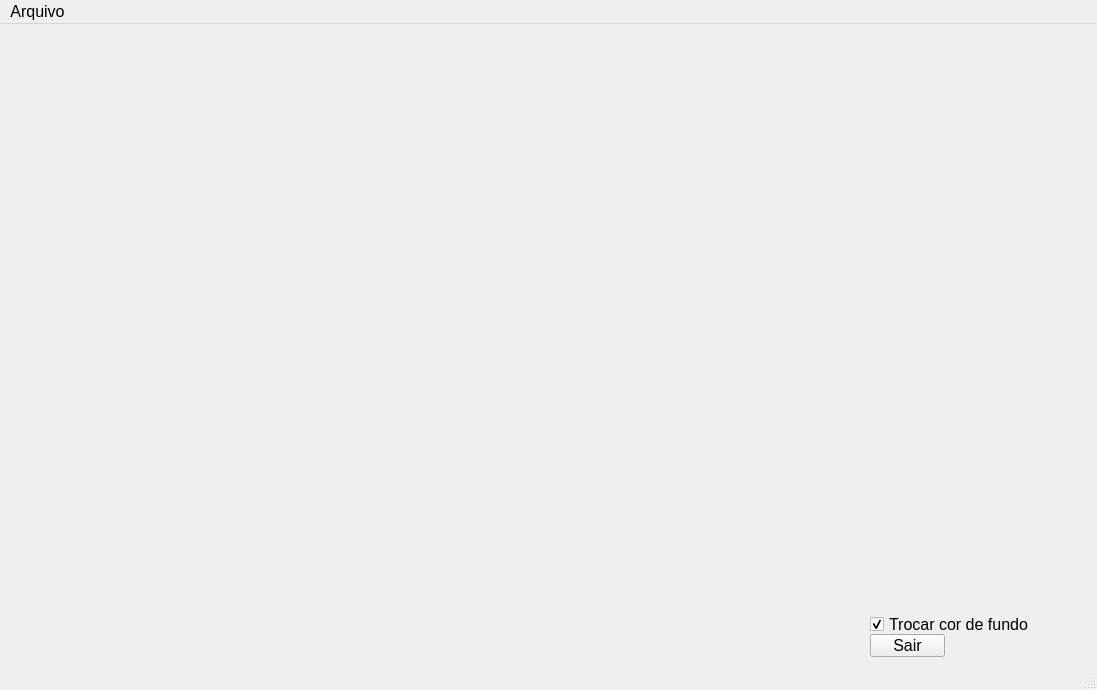
<?xml version="1.0" encoding="UTF-8"?>
<ui version="4.0">
 <class>MainWindow</class>
 <widget class="QMainWindow" name="MainWindow">
  <property name="geometry">
   <rect>
    <x>0</x>
    <y>0</y>
    <width>1097</width>
    <height>690</height>
   </rect>
  </property>
  <property name="windowTitle">
   <string>Visualizador 3D</string>
  </property>
  <widget class="QWidget" name="widPrincipal">
   <widget class="QPushButton" name="btnSair">
    <property name="geometry">
     <rect>
      <x>870</x>
      <y>610</y>
      <width>75</width>
      <height>23</height>
     </rect>
    </property>
    <property name="font">
     <font>
      <pointsize>12</pointsize>
     </font>
    </property>
    <property name="text">
     <string>Sair</string>
    </property>
   </widget>
   <widget class="QCheckBox" name="ckbCorFundo">
    <property name="geometry">
     <rect>
      <x>870</x>
      <y>590</y>
      <width>161</width>
      <height>21</height>
     </rect>
    </property>
    <property name="font">
     <font>
      <pointsize>12</pointsize>
     </font>
    </property>
    <property name="text">
     <string>Trocar cor de fundo</string>
    </property>
    <property name="checked">
     <bool>true</bool>
    </property>
   </widget>
   <widget class="GLWidget" name="widget" native="true">
    <property name="geometry">
     <rect>
      <x>20</x>
      <y>30</y>
      <width>831</width>
      <height>601</height>
     </rect>
    </property>
    <property name="focusPolicy">
     <enum>Qt::StrongFocus</enum>
    </property>
   </widget>
  </widget>
  <widget class="QMenuBar" name="menubar">
   <property name="geometry">
    <rect>
     <x>0</x>
     <y>0</y>
     <width>1097</width>
     <height>27</height>
    </rect>
   </property>
   <property name="font">
    <font>
     <pointsize>12</pointsize>
    </font>
   </property>
   <widget class="QMenu" name="menuArquivo">
    <property name="font">
     <font>
      <pointsize>12</pointsize>
     </font>
    </property>
    <property name="title">
     <string>Arquivo</string>
    </property>
    <addaction name="actAbrir"/>
   </widget>
   <addaction name="menuArquivo"/>
  </widget>
  <widget class="QStatusBar" name="statusbar"/>
  <action name="actAbrir">
   <property name="text">
    <string>Abrir</string>
   </property>
   <property name="font">
    <font>
     <pointsize>12</pointsize>
    </font>
   </property>
  </action>
 </widget>
 <customwidgets>
  <customwidget>
   <class>GLWidget</class>
   <extends>QWidget</extends>
   <header>glwidget.h</header>
   <container>1</container>
   <slots>
    <slot>toggleBackgroundColor(bool)</slot>
    <slot>showFileOpenDialog()</slot>
   </slots>
  </customwidget>
 </customwidgets>
 <resources/>
 <connections>
  <connection>
   <sender>btnSair</sender>
   <signal>clicked()</signal>
   <receiver>MainWindow</receiver>
   <slot>close()</slot>
   <hints>
    <hint type="sourcelabel">
     <x>907</x>
     <y>658</y>
    </hint>
    <hint type="destinationlabel">
     <x>548</x>
     <y>344</y>
    </hint>
   </hints>
  </connection>
  <connection>
   <sender>ckbCorFundo</sender>
   <signal>toggled(bool)</signal>
   <receiver>widget</receiver>
   <slot>toggleBackgroundColor(bool)</slot>
   <hints>
    <hint type="sourcelabel">
     <x>950</x>
     <y>627</y>
    </hint>
    <hint type="destinationlabel">
     <x>435</x>
     <y>357</y>
    </hint>
   </hints>
  </connection>
  <connection>
   <sender>actAbrir</sender>
   <signal>triggered()</signal>
   <receiver>widget</receiver>
   <slot>showFileOpenDialog()</slot>
   <hints>
    <hint type="sourcelabel">
     <x>-1</x>
     <y>-1</y>
    </hint>
    <hint type="destinationlabel">
     <x>435</x>
     <y>357</y>
    </hint>
   </hints>
  </connection>
 </connections>
 <slots>
  <slot>toggleBackgroundColor(bool)</slot>
 </slots>
</ui>
